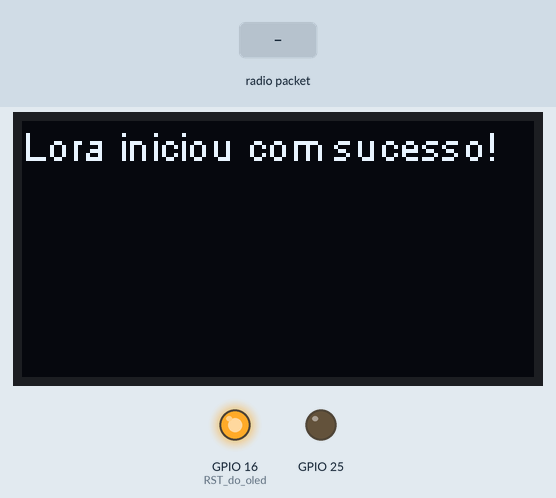
Simulated run of this sketch. Board: ESP32. Parts: 128×64 one-colour display, output pins drawn as LEDs (lit = HIGH). Inputs (shaded band) come from the test bench. WiFi joins after 1.5 s; servers stay silent unless stated; no radio packets arrive unless stated; no MQTT or app messages arrive unless stated; what the sketch prints to the serial monitor is not drawn.

Above: at 0.1 s.
At 3.8 s:
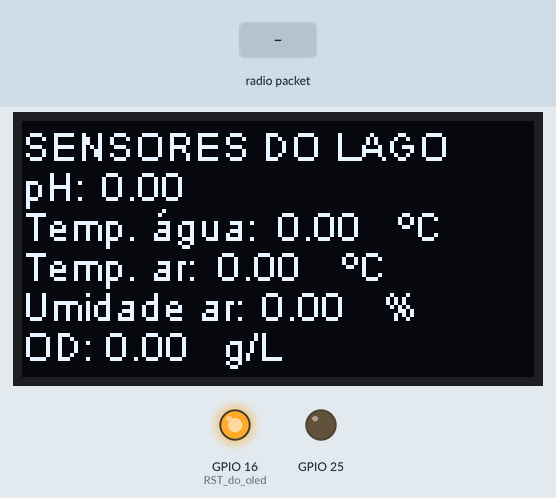
3.9 s: radio packet "0" arrives
At 4.8 s:
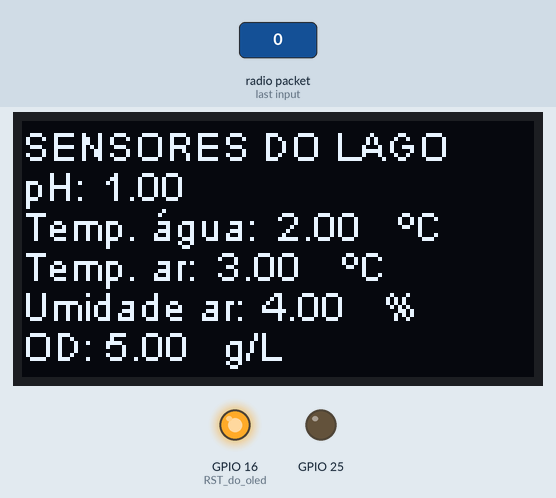
Timing chart, 0 to 6.9 s (numbered marks = the images above; inputs shaded):
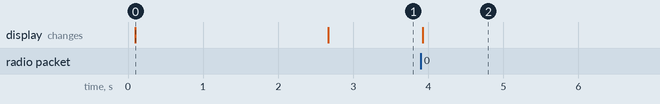

The sketch:

send_to_ubidots.ino
```cpp
/****************************************
 * BIBLIOTECAS
 ****************************************/
#include <SPI.h>
#include <WiFi.h>
#include <Wire.h>  //responsável pela comunicação i2c
#include <PubSubClient.h>
#include <LoRa.h>
#include "SSD1306Wire.h"

/****************************************
 * CONSTANTES E VARIAVEIS
 ****************************************/
#define WIFISSID "NOME DA REDE" // Nome da rede
#define PASSWORD "PASSWORD" // sennha da rede
#define TOKEN "A1E-NhiD6FRXsKjgXv5WfmKL9KF4jMCWUa" // TOKEN do ubidots
#define MQTT_CLIENT_NAME "energylab" // NOME do cliente MQQT
#define VARIABLE_LABEL_1 "pH" // label no ubidots da variavel 1
#define VARIABLE_LABEL_2 "Temperatura_agua" // label no ubidots da variavel 2
#define VARIABLE_LABEL_3 "Temperatura_ar" // label no ubidots da variavel 3
#define VARIABLE_LABEL_4 "Umidade_ar" // label no ubidots da variavel 4
#define VARIABLE_LABEL_5 "Oxigenio_Disssolvido" // label no ubidots da variavel 5
#define DEVICE_LABEL "esp32" // label do DEVICE no ubidots onde estão as variaveis
#define SS      18
#define RST     14
#define DI0     26

char mqttBroker[]  = "things.ubidots.com";//define o broker do ubidots
char payload[700];
char topic[150]; //define o tamanho do tópico

//variaveis a serem enviadas para o ubidots no formato string
char str_temp_ar[10];
char str_temp_agua[10];
char str_umi_ar[10];
char str_pH[10];
char str_oxig[10];

//Variaveis sensores
float Ftemp_ar;
float Fumi_ar;
float Ftemp_agua;
float FpH;
float Foxig;

SSD1306Wire display(0x3c, 4, 15); //define o endereço do display e pinagem **4 e 15 pinos do display**

WiFiClient ubidots;
PubSubClient client(ubidots);

void callback(char* topic, byte* payload, unsigned int length) {
  char p[length + 1];
  memcpy(p, payload, length);
  p[length] = NULL;
  String message(p);
  Serial.write(payload, length);
  Serial.println(topic);
}

void reconnect() {
  while (!client.connected()) {  //loop para conectar mqqt
    Serial.println("Attempting MQTT connection...");

    if (client.connect(MQTT_CLIENT_NAME, TOKEN, "")) { //tentativa de conexão
      Serial.println("Connected");
    } else {
      Serial.print("Failed, rc=");
      Serial.print(client.state());
      Serial.println(" try again in 2 seconds");
      // Wait 2 seconds before retrying
      delay(2000);
    }
  }
}


void setup() {

  //seta os estados dos pinos relacionados ao OLED
  pinMode(16,OUTPUT); //RST do oled
  pinMode(25,OUTPUT);
  digitalWrite(16, LOW); // reseta o OLED
  delay(50);
  digitalWrite(16, HIGH); // enquanto o OLED estiver ligado GPIO16 deve estar HIGH

  //configuração display
  display.init(); //inicializa o display
  display.flipScreenVertically();
  display.setFont(ArialMT_Plain_10);

  SPI.begin(5, 19, 27, 18);
  LoRa.setPins(SS, RST, DI0);

  //inicia conexão lora com a frequencia de trabalho outras frequencias 433E6, 868E6, 915E6
  //Verifica se está conectando
  if (!LoRa.begin(868E6)) {
    Serial.println("Inicialização da LORA falhou!");
    display.drawString(0, 0, "Inicial  LORA falhou!");
    while (1);
  }
  display.clear();
  display.drawString(0, 0, "Lora iniciou com sucesso!");
  display.display(); //mostra o conteúdo na tela
  delay(1000);
  //else {
  //display.drawString(0, 0, "LoRa Initial success!");}


  Serial.begin(115200); //inicia serial***
  Serial.println(WIFISSID);
  Serial.println(PASSWORD);
  WiFi.begin(WIFISSID, PASSWORD); //inicia o wifi
  Serial.println();
  Serial.print("Wait for WiFi...");
  while (WiFi.status() != WL_CONNECTED) { //loop de espera de conexão do wifi
  Serial.print(".");
  delay(500);
  }

  Serial.println("");
  Serial.println("WiFi Conectado");
  Serial.println("Endereço de IP: ");
  Serial.println(WiFi.localIP());
  client.setServer(mqttBroker, 1883); //processamento mqqt..porta do ubidots 1883
  client.setCallback(callback);
}

void loop() {
  if (!client.connected()) {//se mqqt não estiver conectado ele reconecta ao servidor
    reconnect();
  }

  String pH = ""; //cria e limpa o pacote de pH
  String temp_agua = ""; //cria e limpa o pacote de temperatura da agua
  String temp_ar = ""; //cria e limpa o pacote de temperatura do ar
  String umi_ar = ""; //cria e limpa o pacote de umidade do ar
  String oxig = ""; // cria e limpa o pacote de oxigenio

  int packetSize = LoRa.parsePacket();
  //analisa se existe algo no pacote
  if (packetSize) {
   Serial.println("Pacote recebido ");
    // lê o pacote
   String pacote = ""; // limpa o pacote
   while (LoRa.available()) {
    pacote+= (char)LoRa.read();
   }
   int j=0;
   int i=0;
   while(pacote[i]!='x' && i <pacote.length()) {
     if(pacote[i]!='q'){
       if (j==0){
         pH+=pacote[i];
       }
       if (j==1){
         temp_agua+=pacote[i];
       }
       if (j==2){
         temp_ar+=pacote[i];
       }
       if (j==3){
        umi_ar+=pacote[i];
       }
       if (j==4){
         oxig+=pacote[i];
       }
     }
    else{
      j++;
    }
    i++;
  }

   Serial.print("pH: ");
   Serial.println(pH);
   Serial.print("Temp agua: ");
   Serial.println(temp_agua);
   Serial.print("temp ar: ");
   Serial.println(temp_ar);
   Serial.print("umi ar: ");
   Serial.println(umi_ar);
   Serial.print("oxi: ");
   Serial.println(oxig);


   FpH = pH.toFloat();
   Ftemp_agua = temp_agua.toFloat();
   Ftemp_ar = temp_ar.toFloat();
   Fumi_ar = umi_ar.toFloat();
   Foxig = oxig.toFloat();
   delay(1);

   //-----------FAKE DATA ----------
   FpH = 1;
   Ftemp_agua = 2;
   Ftemp_ar = 3;
   Fumi_ar = 4;
   Foxig = 5;
   //-----------END FAKE DATA ----------
  }


  dtostrf(FpH, 4, 2, str_pH); //transforma variavel em string - 4 é a largura e 2 a precisão
  dtostrf(Ftemp_agua, 4, 2, str_temp_agua);
  dtostrf(Ftemp_ar, 4, 2, str_temp_ar);
  dtostrf(Fumi_ar, 4, 2, str_umi_ar);
  dtostrf(Foxig, 4, 2, str_oxig);


  display.clear();
  display.drawString(0, 0, "SENSORES DO LAGO");
  display.drawString(0, 10, "pH: ");
  display.drawString(20, 10,String(FpH));
  display.drawString(0, 20, "Temp. água: ");
  display.drawString(64, 20, String(Ftemp_agua));
  display.drawString(94, 20, "ºC");
  display.drawString(0, 30, "Temp. ar:");
  display.drawString(49, 30, String(Ftemp_ar));
  display.drawString(80, 30, "ºC");
  display.drawString(0, 40, "Umidade ar:");
  display.drawString(60, 40, String(Fumi_ar));
   display.drawString(90, 40, "%");
  display.drawString(0, 50, "OD:");
  display.drawString(21, 50, String(Foxig));
  display.drawString(50, 50, "g/L");
  display.display(); //mostra o conteúdo na tela

  sprintf(topic, "%s", ""); // limpa o conteudo do tópico
  sprintf(topic, "%s%s", "/v1.6/devices/", DEVICE_LABEL);//determina o endpoint das variaveis no tópico

  sprintf(payload, "%s", ""); // limpa o payload
  sprintf(payload, "{\"%s\":", VARIABLE_LABEL_1); // adiciona a variavel ao payload
  sprintf(payload, "%s {\"value\": %s", payload, str_pH); // adiciona um valor a variavel
  sprintf(payload, "%s } }", payload); // fecha os suporte dos dicionários -- conteudo do json para ser enviado
  client.publish(topic, payload);

  sprintf(topic, "%s", ""); // limpa o conteudo do tópico
  sprintf(topic, "%s%s", "/v1.6/devices/", DEVICE_LABEL);//determina o endpoint das variaveis no tópico

  sprintf(payload, "%s", ""); // limpa o payload
  sprintf(payload, "{\"%s\":", VARIABLE_LABEL_2); // adiciona a variavel ao payload
  sprintf(payload, "%s {\"value\": %s", payload, str_temp_agua); // adiciona um valor a variavel
  sprintf(payload, "%s } }", payload); // fecha os suporte dos dicionários -- conteudo do json para ser enviado
  client.publish(topic, payload);

  sprintf(topic, "%s", "");
  sprintf(topic, "%s%s", "/v1.6/devices/", DEVICE_LABEL);

  sprintf(payload, "%s", "");
  sprintf(payload, "{\"%s\":", VARIABLE_LABEL_3);
  sprintf(payload, "%s {\"value\": %s", payload, str_temp_ar);
  sprintf(payload, "%s } }", payload);
  client.publish(topic, payload);

  sprintf(topic, "%s", "");
  sprintf(topic, "%s%s", "/v1.6/devices/", DEVICE_LABEL);

  sprintf(payload, "%s", "");
  sprintf(payload, "{\"%s\":", VARIABLE_LABEL_4);
  sprintf(payload, "%s {\"value\": %s", payload, str_umi_ar);
  sprintf(payload, "%s } }", payload);
  client.publish(topic, payload);

  sprintf(topic, "%s", "");
  sprintf(topic, "%s%s", "/v1.6/devices/", DEVICE_LABEL);

  sprintf(payload, "%s", "");
  sprintf(payload, "{\"%s\":", VARIABLE_LABEL_5);
  sprintf(payload, "%s {\"value\": %s", payload, str_oxig);
  sprintf(payload, "%s } }", payload);
  client.publish(topic, payload);

  client.loop();
  Serial.println("Enviado para o ubidots...");
  delay(1);
}
```

Measured:
- after the input at 3.9 s, the display: changes at once (image 2)
- what the display in image 0 shows lasts 2.6 s, from 0.1 s to 2.7 s
